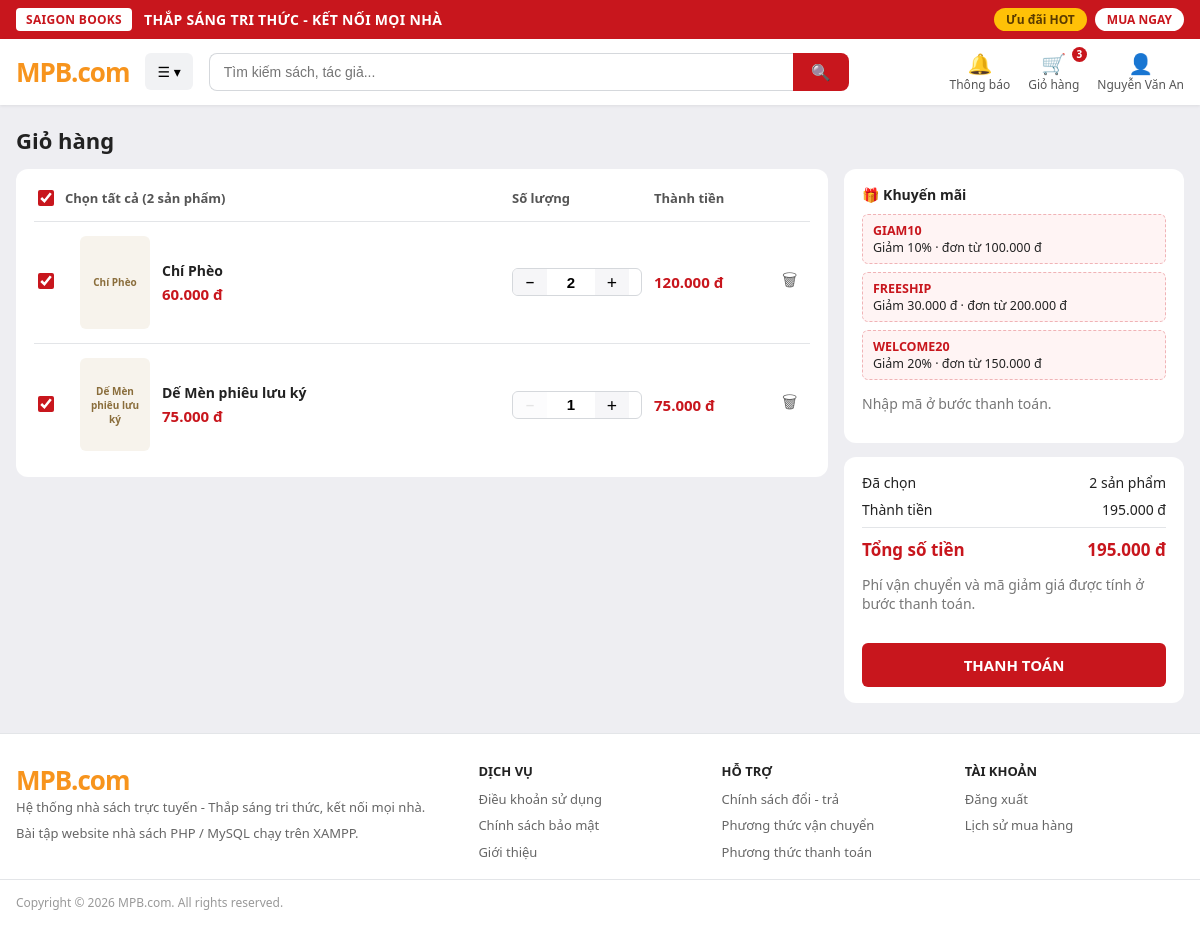
Screenshot of /cart.php (signed in) with the database file from the repository.
### tables this page shows
CREATE TABLE users (
  id                 INT UNSIGNED AUTO_INCREMENT PRIMARY KEY,
  email              VARCHAR(150) NOT NULL,
  password_hash      VARCHAR(255) NOT NULL,
  full_name          VARCHAR(100) NOT NULL,
  phone              VARCHAR(20) NULL,
  role               ENUM('admin','user') NOT NULL DEFAULT 'user',
  status             ENUM('active','locked','deleted') NOT NULL DEFAULT 'active',
  email_verified_at  DATETIME NULL,
  failed_login_count TINYINT UNSIGNED NOT NULL DEFAULT 0,
  locked_until       DATETIME NULL,
  last_login_at      DATETIME NULL,
  created_at         DATETIME NOT NULL DEFAULT CURRENT_TIMESTAMP,
  updated_at         DATETIME NOT NULL DEFAULT CURRENT_TIMESTAMP ON UPDATE CURRENT_TIMESTAMP,
  UNIQUE KEY uq_users_email (email),
  CONSTRAINT chk_users_phone CHECK (phone IS NULL OR phone REGEXP '^[0-9+]{9,15}$')
);

CREATE TABLE cart_items (
  id       INT UNSIGNED AUTO_INCREMENT PRIMARY KEY,
  cart_id  INT UNSIGNED NOT NULL,
  book_id  INT UNSIGNED NOT NULL,
  quantity INT UNSIGNED NOT NULL DEFAULT 1,
  UNIQUE KEY uq_cart_book (cart_id, book_id),
  CONSTRAINT fk_ci_cart FOREIGN KEY (cart_id) REFERENCES carts(id) ON DELETE CASCADE,
  CONSTRAINT fk_ci_book FOREIGN KEY (book_id) REFERENCES books(id) ON DELETE CASCADE,
  CONSTRAINT chk_ci_quantity CHECK (quantity BETWEEN 1 AND 100)
);

CREATE TABLE books (
  id           INT UNSIGNED AUTO_INCREMENT PRIMARY KEY,
  title        VARCHAR(255) NOT NULL,
  slug         VARCHAR(255) NOT NULL,
  isbn         VARCHAR(20) NULL,
  description  TEXT,
  price        DECIMAL(12,0) NOT NULL,
  sale_price   DECIMAL(12,0) NULL,
  stock        INT UNSIGNED NOT NULL DEFAULT 0,
  cover_image  VARCHAR(255),
  pages        SMALLINT UNSIGNED,
  publish_year YEAR,
  publisher_id INT UNSIGNED NULL,
  status       ENUM('active','hidden','deleted') NOT NULL DEFAULT 'active',
  avg_rating   DECIMAL(3,2) NOT NULL DEFAULT 0.00,
  review_count INT UNSIGNED NOT NULL DEFAULT 0,
  sold_count   INT UNSIGNED NOT NULL DEFAULT 0,
  created_at   DATETIME NOT NULL DEFAULT CURRENT_TIMESTAMP,
  updated_at   DATETIME NOT NULL DEFAULT CURRENT_TIMESTAMP ON UPDATE CURRENT_TIMESTAMP,
  UNIQUE KEY uq_books_slug (slug),
  UNIQUE KEY uq_books_isbn (isbn),
  KEY idx_books_status_created (status, created_at),
  KEY idx_books_status_price (status, price),
  FULLTEXT KEY ft_books_title (title),
  CONSTRAINT fk_books_publisher FOREIGN KEY (publisher_id)
    REFERENCES publishers(id) ON DELETE SET NULL,
  CONSTRAINT chk_books_price CHECK (price >= 0),
  CONSTRAINT chk_books_sale_price CHECK (sale_price IS NULL OR (sale_price >= 0 AND sale_price <= price))
);

CREATE TABLE coupons (
  id             INT UNSIGNED AUTO_INCREMENT PRIMARY KEY,
  code           VARCHAR(50) NOT NULL,
  discount_type  ENUM('percent','fixed') NOT NULL,
  discount_value DECIMAL(12,0) NOT NULL,
  min_order      DECIMAL(12,0) NOT NULL DEFAULT 0,
  start_date     DATE NOT NULL,
  end_date       DATE NOT NULL,
  usage_limit    INT UNSIGNED NULL,
  used_count     INT UNSIGNED NOT NULL DEFAULT 0,
  per_user_limit INT UNSIGNED NULL DEFAULT 1,
  limit_period   ENUM('lifetime','month') NOT NULL DEFAULT 'lifetime',
  is_active      TINYINT(1) NOT NULL DEFAULT 1,
  UNIQUE KEY uq_coupons_code (code),
  CONSTRAINT chk_coupons_per_user CHECK (per_user_limit IS NULL OR per_user_limit > 0),
  CONSTRAINT chk_coupons_dates CHECK (end_date >= start_date),
  CONSTRAINT chk_coupons_value CHECK (
    (discount_type = 'percent' AND discount_value BETWEEN 1 AND 100)
    OR (discount_type = 'fixed' AND discount_value > 0)
  ),
  CONSTRAINT chk_coupons_min CHECK (min_order >= 0),
  CONSTRAINT chk_coupons_limit CHECK (usage_limit IS NULL OR used_count <= usage_limit)
);

### functions.php (called while the page is built, shortened)
<?php
require_once __DIR__ . '/db.php';
function e(?string $s): string
{
    return htmlspecialchars((string)$s, ENT_QUOTES, 'UTF-8');
}
function current_user(): ?array
{
    static $checked = false;
    if (!$checked) {
        $checked = true;
        if (!empty($_SESSION['user'])) {
            $st = db()->prepare('SELECT status, role, full_name FROM users WHERE id = ?');
            $st->execute([(int)$_SESSION['user']['id']]);
        }
    }
    return $_SESSION['user'] ?? null;
}
function require_login(): void
{
    if (!current_user()) {
        redirect('login.php');
    }
}

### db.php (called while the page is built, shortened)
<?php
function db(): PDO
{
    static $pdo = null;
    if ($pdo === null) {
        try {
            $pdo = new PDO(
                'mysql:host=' . DB_HOST . ';dbname=' . DB_NAME . ';charset=utf8mb4',
                DB_USER,
                DB_PASS,
                [
                    PDO::ATTR_ERRMODE            => PDO::ERRMODE_EXCEPTION,
                    PDO::ATTR_DEFAULT_FETCH_MODE => PDO::FETCH_ASSOC,
                    PDO::ATTR_EMULATE_PREPARES   => false,
                ]
            );
            $pdo->exec("SET time_zone = '+07:00'");
        } catch (PDOException $e) {
            http_response_code(500);
            die('Không kết nối được CSDL: ' . htmlspecialchars($e->getMessage()));
        }
    }
    return $pdo;
}

### cart.php (the view, shortened to what this page needs)
<?php
require_once __DIR__ . '/functions.php';
require_once __DIR__ . '/helpers.php';
require_login();
$user = current_user();
$pdo  = db();
$st = $pdo->prepare(
    'SELECT ci.id AS item_id, ci.quantity, b.id AS book_id, b.title, b.slug, b.cover_image, b.price, b.sale_price, b.stock, b.status
     FROM carts c
     JOIN cart_items ci ON ci.cart_id = c.id
     JOIN books b ON b.id = ci.book_id
     WHERE c.user_id = ?
     ORDER BY ci.id DESC'
);
$st->execute([$user['id']]);
$items = $st->fetchAll();
$hints = $pdo->query(
    "SELECT code, discount_type, discount_value, min_order FROM coupons
     WHERE is_active = 1 AND CURDATE() BETWEEN start_date AND end_date
       AND (usage_limit IS NULL OR used_count < usage_limit)
     ORDER BY id LIMIT 3"
)->fetchAll();
require __DIR__ . '/header.php';
?>
<h1 class="page-title">Giỏ hàng</h1>
<?php if (!$items): ?>
    <div class="section">
        <div class="empty">
            Giỏ hàng của bạn đang trống.<br><br>
            <a class="btn-red btn-inline" href="search.php" style="display:inline-block">Tiếp tục mua sắm</a>
        </div>
    </div>
<?php else: ?>
<div class="cart-layout">
    <div class="cart-list">
        <div class="cart-head">
            <label class="check-all"><input type="checkbox" id="check-all" checked> Chọn tất cả (<?= count($items) ?> sản phẩm)</label>
            <span>Số lượng</span>
            <span>Thành tiền</span>
        </div>
        <?php foreach ($items as $it):
            $qty    = (int)$it['quantity'];
            $stock  = (int)$it['stock'];
            $unit   = (int)final_price($it);
            $line   = $unit * $qty;
            $note   = '';
            $ok     = ($note === '');
            $maxQty = max(1, min(100, $stock));
        ?>
        <div class="cart-row <?= $ok ? '' : 'bad' ?>">
            <div class="c-select">
                <input type="checkbox" class="item-check" name="items[]" value="<?= (int)$it['item_id'] ?>"
                       form="checkout-form" data-line="<?= $line ?>" <?= $ok ? 'checked' : 'disabled' ?>>
            </div>
            <a class="c-link" href="book.php?id=<?= (int)$it['book_id'] ?>"><?= cover_html($it, 'c-cover', '', 24) ?></a>
            <div class="c-info">
                <a class="c-title" href="book.php?id=<?= (int)$it['book_id'] ?>"><?= e($it['title']) ?></a>
                <div class="price-row">
                    <span class="price"><?= money($unit) ?></span>
                </div>
            </div>
            <form method="post" action="cart_update.php" class="c-qty">
                <div class="qty">
                    <button type="submit" name="delta" value="-1" <?= $qty <= 1 ? 'disabled' : '' ?>>−</button>
                    <input type="number" name="qty" value="<?= $qty ?>" min="1" max="<?= $maxQty ?>" onchange="this.form.submit()">
                    <button type="submit" name="delta" value="1" <?= $qty >= $maxQty ? 'disabled' : '' ?>>+</button>
                </div>
            </form>
            <div class="c-total"><?= money($line) ?></div>
            <form method="post" action="cart_update.php" class="c-del">
                <button type="submit" title="Xóa khỏi giỏ" onclick="return confirm('Xóa sách này khỏi giỏ hàng?')">🗑</button>
            </form>
        </div>
        <?php endforeach; ?>
    </div>
    <aside class="cart-summary">
        <div class="sum-block">
            <h4>🎁 Khuyến mãi</h4>
            <?php if ($hints): ?>
                <?php foreach ($hints as $h): ?>
                    <div class="hint">
                        <strong><?= e($h['code']) ?></strong>
                        <span><?= $h['discount_type'] === 'percent' ? 'Giảm ' . (int)$h['discount_value'] . '%' : 'Giảm ' . money($h['discount_value']) ?>
                            · đơn từ <?= money($h['min_order']) ?></span>
                    </div>
                <?php endforeach; ?>
                <p class="muted">Nhập mã ở bước thanh toán.</p>
            <?php else: ?>
                <p class="muted">Hiện chưa có mã khuyến mãi.</p>
            <?php endif; ?>
        </div>
        <div class="sum-block">
            <div class="sum-line"><span>Đã chọn</span><span><span id="sum-count">0</span> sản phẩm</span></div>
            <div class="sum-line"><span>Thành tiền</span><span id="sum-sub">0 đ</span></div>
            <div class="sum-line total"><span>Tổng số tiền</span><span id="sum-total">0 đ</span></div>
            <p class="muted">Phí vận chuyển và mã giảm giá được tính ở bước thanh toán.</p>
            <form method="post" action="checkout.php" id="checkout-form">
                <button type="submit" class="btn-red" id="btn-checkout">THANH TOÁN</button>
            </form>
        </div>
    </aside>
</div>
<?php endif; ?>
<?php require __DIR__ . '/footer.php'; ?>

### header.php (shortened to what this page needs)
<?php
require_once __DIR__ . '/functions.php';
$user      = current_user();
$searchQ   = trim($_GET['q'] ?? '');
$cartCount = 0;
if ($user) {
    $st = db()->prepare(
        'SELECT COALESCE(SUM(ci.quantity), 0)
         FROM carts c JOIN cart_items ci ON ci.cart_id = c.id
         WHERE c.user_id = ?'
    );
    $st->execute([$user['id']]);
    $cartCount = (int)$st->fetchColumn();
}
?>
<!DOCTYPE html>
<html lang="vi">
<head>
    <link rel="stylesheet" href="style.css">
    <link rel="stylesheet" href="pages.css">
    <link rel="stylesheet" href="cart.css">
    <link rel="stylesheet" href="account.css">
</head>
<body>
<div class="promo-bar">
    <div class="promo-inner">
        <div class="promo-left">
            <span class="promo-badge">SAIGON BOOKS</span>
            <span class="slogan">THẮP SÁNG TRI THỨC - KẾT NỐI MỌI NHÀ</span>
        </div>
        <div class="promo-right">
            <a class="pill pill-yellow" href="search.php?sort=best">Ưu đãi HOT</a>
            <a class="pill pill-white" href="search.php?sort=new">MUA NGAY</a>
        </div>
    </div>
</div>
<header class="site-header">
    <div class="header-inner">
        <a class="logo" href="index.php">MPB<span>.com</span></a>
        <div class="dropdown">
            <button type="button" class="dropdown-toggle">☰ ▾</button>
        </div>
        <form class="search-box" method="get" action="search.php">
            <input type="text" name="q" placeholder="Tìm kiếm sách, tác giả..." value="<?= e($searchQ) ?>">
            <button type="submit" aria-label="Tìm kiếm">🔍</button>
        </form>
        <div class="header-actions">
            <a class="h-item" href="#" title="Chưa có thông báo">
                <span class="ico">🔔</span>Thông báo
            </a>
            <a class="h-item" href="cart.php">
                <span class="ico">🛒</span>Giỏ hàng
                <?php if ($cartCount > 0): ?><span class="badge"><?= $cartCount ?></span><?php endif; ?>
            </a>
            <div class="dropdown">
                <a class="h-item" href="<?= $user ? 'account.php' : 'login.php' ?>">
                    <span class="ico">👤</span><?= $user ? e(mb_strimwidth($user['full_name'], 0, 14, '…')) : 'Tài khoản' ?>
                </a>
            </div>
        </div>
    </div>
</header>
<main class="container">

### helpers.php (shortened to what this page needs)
<?php
function money($n): string
{
    return number_format((float)$n, 0, ',', '.') . ' đ';
}
function final_price(array $b): float
{
    $price = (float)$b['price'];
    $sale  = $b['sale_price'] !== null ? (float)$b['sale_price'] : null;
    return ($sale !== null && $sale < $price) ? $sale : $price;
}
function cover_url(array $b, string $prefix = ''): ?string
{
    $dir   = __DIR__ . '/uploads/covers/';
    $cands = [];
    $f = (string)($b['cover_image'] ?? '');
    $slug = (string)($b['slug'] ?? '');
    if ($slug !== '' && preg_match('/^[a-z0-9-]+$/', $slug)) {
        foreach (['jpg', 'jpeg', 'png', 'webp'] as $x) { $cands[] = $slug . '.' . $x; }
    }
    return null;
}
function cover_html(array $b, string $class = 'book-cover', string $prefix = '', int $titleLen = 40): string
{
    $url = cover_url($b, $prefix);
    $t = (string)($b['title'] ?? $b['book_title'] ?? '');
    return '<div class="' . e($class) . '">' . e(mb_strimwidth($t, 0, $titleLen, '…')) . '</div>';
}

### style.css (style rules this page uses)
:root { --red: #c8161d; --red-dark: #a50f15; --orange: #f7941d; --bg: #eeeef2; --text: #222; --muted: #777; --line: #e3e5e8; }
* { box-sizing: border-box; }
body { margin: 0; font-family: "Segoe UI", Roboto, Arial, sans-serif; background: var(--bg); color: var(--text); }
a { color: inherit; text-decoration: none; }
button { font-family: inherit; }
.promo-bar { background: var(--red); color: #fff; }
.promo-inner { max-width: 1200px; margin: 0 auto; padding: 8px 16px; display: flex; align-items: center; justify-content: space-between; gap: 12px; font-size: 14px; }
.promo-left { display: flex; align-items: center; gap: 12px; font-weight: 600; letter-spacing: .3px; }
.promo-badge { background: #fff; color: var(--red); padding: 3px 10px; border-radius: 4px; font-size: 12px; font-weight: 700; white-space: nowrap; }
.promo-right { display: flex; gap: 8px; }
.pill { padding: 3px 12px; border-radius: 999px; font-size: 12px; font-weight: 700; white-space: nowrap; }
.pill-yellow { background: #ffc107; color: #5a3b00; }
.pill-white { background: #fff; color: var(--red); }
.site-header { background: #fff; box-shadow: 0 1px 3px rgba(0,0,0,.08); position: sticky; top: 0; z-index: 50; }
.header-inner { max-width: 1200px; margin: 0 auto; padding: 12px 16px; display: flex; align-items: center; gap: 16px; }
.logo { font-size: 26px; font-weight: 800; color: var(--orange); letter-spacing: -1px; }
.logo span { color: var(--orange); }
.dropdown { position: relative; }
.dropdown-toggle { background: #f1f2f4; border: 0; border-radius: 6px; padding: 9px 12px; cursor: pointer; font-size: 14px; }
.search-box { flex: 1; display: flex; max-width: 640px; }
.search-box input { flex: 1; padding: 10px 14px; border: 1px solid #d5d8dc; border-right: 0; border-radius: 8px 0 0 8px; font-size: 14px; outline: none; }
.search-box button { background: var(--red); color: #fff; border: 0; padding: 0 18px; border-radius: 0 8px 8px 0; cursor: pointer; font-size: 16px; }
.header-actions { margin-left: auto; display: flex; align-items: center; gap: 18px; }
.h-item { display: flex; flex-direction: column; align-items: center; font-size: 12px; color: #555; position: relative; cursor: pointer; line-height: 1.3; }
.h-item .ico { font-size: 20px; }
.badge { position: absolute; top: -4px; right: -8px; background: var(--red); color: #fff; border-radius: 999px; font-size: 10px; padding: 1px 5px; font-weight: 700; }
.container { max-width: 1200px; margin: 20px auto; padding: 0 16px; min-height: 60vh; }
.muted { color: var(--muted); font-size: 14px; }
.btn-red { width: 100%; margin-top: 16px; padding: 12px; border: 0; border-radius: 6px; background: var(--red); color: #fff; font-size: 15px; font-weight: 700; cursor: pointer; }
.price-row { margin-top: 4px; display: flex; align-items: center; gap: 6px; flex-wrap: wrap; }
.price { color: var(--red); font-weight: 800; font-size: 15px; }

### pages.css (style rules this page uses)
.qty { display: flex; border: 1px solid #d5d8dc; border-radius: 6px; overflow: hidden; }
.qty button { width: 34px; border: 0; background: #f6f6f8; font-size: 18px; cursor: pointer; }
.qty input { width: 52px; text-align: center; border: 0; font-size: 15px; font-weight: 600; background: #fff; }

### rows the page displays
users: full_name "Nguyễn Văn An"
cart_items: book.title "Chí Phèo", book.price "60.000 đ", qty "2", money($line) "120.000 đ"
cart_items: book.title "Dế Mèn phiêu lưu ký", book.price "75.000 đ", qty "1", money($line) "75.000 đ"
coupons: code "GIAM10", discount_value "10", min_order "100.000 đ"
coupons: code "FREESHIP", discount_value "30.000 đ", min_order "200.000 đ"
coupons: code "WELCOME20", discount_value "20", min_order "150.000 đ"

### other values shown
$cartCount "3"
count($items) "2"
